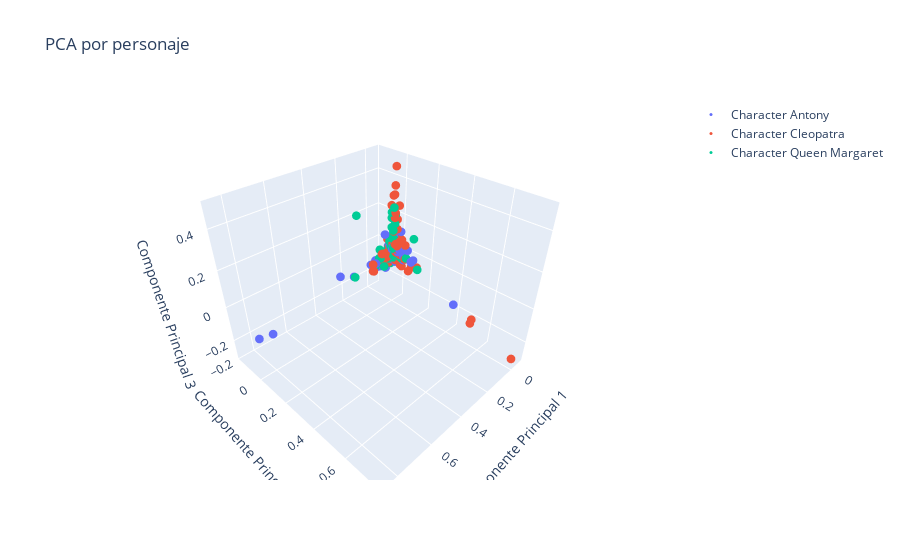

Notebook code cell kept with this figure:
### Code cell
from sklearn.decomposition import PCA

pca = PCA(n_components=3)
X_train_red = pca.fit_transform(X_train_tf)

import plotly.graph_objs as go
import numpy as np

fig = go.Figure()

# Añadir trazos para cada clase
for character in np.unique(y_train):
    mask_train = y_train == character
    fig.add_trace(go.Scatter3d(
        x=X_train_red[mask_train, 0],
        y=X_train_red[mask_train, 1],
        z=X_train_red[mask_train, 2],
        mode='markers',
        marker=dict(size=3),  # Ajustar el tamaño de los puntos
        name=f'Character {character}'
    ))

# Configurar el layout
fig.update_layout(
    title='PCA por personaje',
    scene=dict(
        xaxis_title='Componente Principal 1',
        yaxis_title='Componente Principal 2',
        zaxis_title='Componente Principal 3'
    )
)

# Mostrar el gráfico
fig.show()
